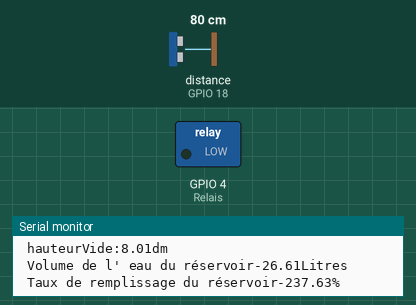
Recording of a sketch running on a simulated ESP32. Shown: switched loads named in the sketch (green lamp = pin HIGH), the last lines printed to the serial monitor. Wiring (inferred from the names in the program): ultrasonic range finder: trigger GPIO 5; echo GPIO 18. Inputs (shaded band) come from the test bench; at power-on: distance to the obstacle (sensor on GPIO 18) 80 cm. The echo pulse lasts 58.3 µs per cm; WiFi joins after 1.5 s; servers stay silent unless stated; the Firebase database answers and starts empty; pins used as bus, display or sensor lines are not drawn.

Above: at 8.0 s.
8.1 s: distance to the obstacle (sensor on GPIO 18) set to 8 cm
9.8 s: distance to the obstacle (sensor on GPIO 18) set to 5 cm
At 11.0 s:
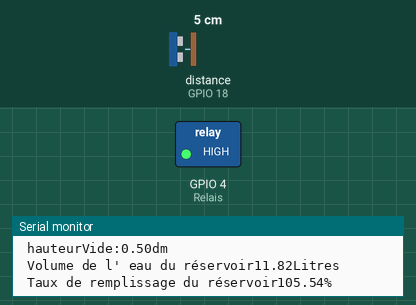
11.5 s: distance to the obstacle (sensor on GPIO 18) set to 12 cm
13.0 s: distance to the obstacle (sensor on GPIO 18) set to 17 cm
At 14.0 s:
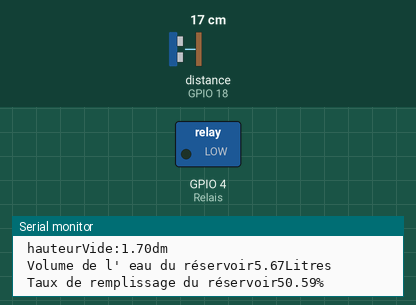
14.8 s: distance to the obstacle (sensor on GPIO 18) set to 2 cm
At 16.3 s:
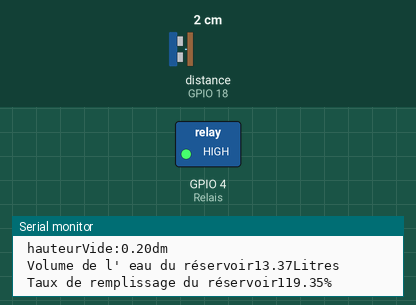
Timing chart, 0 to 17.6 s (numbered marks = the images above; inputs shaded):
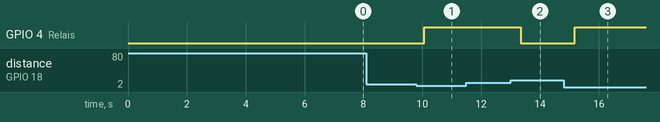

The sketch:

CodeTFC_Nod_.ino
```cpp
//librairies nécéssaires

#include <WiFi.h>
#include <FirebaseESP32.h>

//Parametres de connection de la carte
#define FIREBASE_HOST "gestioneaudb-default-rtdb.firebaseio.com"
#define FIREBASE_AUTH "NDS1Dv3zV5ryBZtqazRrgKFPEL9YtyBnNIzDKuuc"
#define WIFI_SSID "Sam"
#define WIFI_PASSWORD "3265samm"


//Definition de l' objet  FirebaseESP32 data
FirebaseData firebaseData;

FirebaseJson json;

void printResult(FirebaseData &data);
//Création des variables des capteurs
  const int pinTrig = 5;
  const int pinEcho = 18;
  long temps;
  double hauteurTotReservoir = 2.3; //en décimetre
  //double hauteurVideMin = 0.25;
  double hauteurVide; // en décimetre
  double SectionMoyen = 5.12; //en décimetre carré
  double VolumeEau;
  double TauxRamp;
  double hautVideCor;
  //double CapaciteRese = hauteurTotReservoir*SectionMoyen; //en litres
  double CapaciteRese = 11.2; //en litres

 const int Relais = 4;
 int Etat = 0;
void setup()
{

  Serial.begin(115200);

  WiFi.begin(WIFI_SSID, WIFI_PASSWORD);
  Serial.print("Connecting to Wi-Fi");
  while (WiFi.status() != WL_CONNECTED)
  {
    Serial.print(".");
    delay(300);
  }
  Serial.println();
  Serial.print("Connected with IP: ");
  Serial.println(WiFi.localIP());
  Serial.println();

  Firebase.begin(FIREBASE_HOST, FIREBASE_AUTH);
  Firebase.reconnectWiFi(true);
  Firebase.setReadTimeout(firebaseData, 1000 * 60);
  Firebase.setwriteSizeLimit(firebaseData, "tiny");


  String path = "/Test";

  Serial.println("------------------------------------");
  Serial.println("Set double test...");

  for (uint8_t i = 0; i < 10; i++)
  {
    //Also can use Firebase.set instead of Firebase.setDouble
    if (Firebase.setDouble(firebaseData, path + "/Double/Data" + (i + 1), ((i + 1) * 10) + 0.123456789))
    {
      Serial.println("PASSED");
      Serial.println("PATH: " + firebaseData.dataPath());
      Serial.println("TYPE: " + firebaseData.dataType());
      Serial.println("ETag: " + firebaseData.ETag());
      Serial.print("VALUE: ");
      printResult(firebaseData);
      Serial.println("------------------------------------");
      Serial.println();
    }
    else
    {
      Serial.println("FAILED");
      Serial.println("REASON: " + firebaseData.errorReason());
      Serial.println("------------------------------------");
      Serial.println();
    }
  }

  Serial.println("------------------------------------");
  Serial.println("Get double test...");

  for (uint8_t i = 0; i < 10; i++)
  {
    //Also can use Firebase.get instead of Firebase.setInt
    if (Firebase.getInt(firebaseData, path + "/Double/Data" + (i + 1)))
    {
      Serial.println("PASSED");
      Serial.println("PATH: " + firebaseData.dataPath());
      Serial.println("TYPE: " + firebaseData.dataType());
      Serial.println("ETag: " + firebaseData.ETag());
      Serial.print("VALUE: ");
      printResult(firebaseData);
      Serial.println("------------------------------------");
      Serial.println();
    }
    else
    {
      Serial.println("FAILED");
      Serial.println("REASON: " + firebaseData.errorReason());
      Serial.println("------------------------------------");
      Serial.println();
    }
  }

  Serial.println("------------------------------------");
  Serial.println("Push integer test...");

  for (uint8_t i = 0; i < 5; i++)
  {
    //Also can use Firebase.push instead of Firebase.pushInt
    if (Firebase.pushInt(firebaseData, path + "/Push/Int", (i + 1)))
    {
      Serial.println("PASSED");
      Serial.println("PATH: " + firebaseData.dataPath());
      Serial.print("PUSH NAME: ");
      Serial.println(firebaseData.pushName());
      Serial.println("ETag: " + firebaseData.ETag());
      Serial.println("------------------------------------");
      Serial.println();
    }
    else
    {
      Serial.println("FAILED");
      Serial.println("REASON: " + firebaseData.errorReason());
      Serial.println("------------------------------------");
      Serial.println();
    }
  }

  Serial.println("------------------------------------");
  Serial.println("Push JSON test...");

  for (uint8_t i = 5; i < 10; i++)
  {

    json.clear().add("Data" + String(i + 1), i + 1);

    //Also can use Firebase.push instead of Firebase.pushJSON
    //Json string is not support in v 2.6.0 and later, only FirebaseJson object is supported.
    if (Firebase.pushJSON(firebaseData, path + "/Push/Int", json))
    {
      Serial.println("PASSED");
      Serial.println("PATH: " + firebaseData.dataPath());
      Serial.print("PUSH NAME: ");
      Serial.println(firebaseData.pushName());
      Serial.println("ETag: " + firebaseData.ETag());
      Serial.println("------------------------------------");
      Serial.println();
    }
    else
    {
      Serial.println("FAILED");
      Serial.println("REASON: " + firebaseData.errorReason());
      Serial.println("------------------------------------");
      Serial.println();
    }
  }

  Serial.println("------------------------------------");
  Serial.println("Update test...");

  for (uint8_t i = 0; i < 5; i++)
  {

    json.set("Data" + String(i + 1), i + 5.5);

    if (Firebase.updateNode(firebaseData, path + "/float", json))
    {
      Serial.println("PASSED");
      Serial.println("PATH: " + firebaseData.dataPath());
      Serial.println("TYPE: " + firebaseData.dataType());
      //No ETag available
      Serial.print("VALUE: ");
      printResult(firebaseData);
      Serial.println("------------------------------------");
      Serial.println();
    }
    else
    {
      Serial.println("FAILED");
      Serial.println("REASON: " + firebaseData.errorReason());
      Serial.println("------------------------------------");
      Serial.println();
    }


  }
  //initialisation des pins du capteur
  pinMode(pinTrig,OUTPUT);
  pinMode(pinEcho,INPUT);
  pinMode(Relais, OUTPUT);
}


void printResult(FirebaseData &data)
{

  if (data.dataType() == "int")
    Serial.println(data.intData());
  else if (data.dataType() == "float")
    Serial.println(data.floatData(), 5);
  else if (data.dataType() == "double")
    printf("%.9lf\n", data.doubleData());
  else if (data.dataType() == "boolean")
    Serial.println(data.boolData() == 1 ? "true" : "false");
  else if (data.dataType() == "string")
    Serial.println(data.stringData());
  else if (data.dataType() == "json")
  {
    Serial.println();
    FirebaseJson &json = data.jsonObject();
    //Print all object data
    Serial.println("Pretty printed JSON data:");
    String jsonStr;
    json.toString(jsonStr, true);
    Serial.println(jsonStr);
    Serial.println();
    Serial.println("Iterate JSON data:");
    Serial.println();
    size_t len = json.iteratorBegin();
    String key, value = "";
    int type = 0;
    for (size_t i = 0; i < len; i++)
    {
      json.iteratorGet(i, type, key, value);
      Serial.print(i);
      Serial.print(", ");
      Serial.print("Type: ");
      Serial.print(type == FirebaseJson::JSON_OBJECT ? "object" : "array");
      if (type == FirebaseJson::JSON_OBJECT)
      {
        Serial.print(", Key: ");
        Serial.print(key);
      }
      Serial.print(", Value: ");
      Serial.println(value);
    }
    json.iteratorEnd();
  }
  else if (data.dataType() == "array")
  {
    Serial.println();
    //get array data from FirebaseData using FirebaseJsonArray object
    FirebaseJsonArray &arr = data.jsonArray();
    //Print all array values
    Serial.println("Pretty printed Array:");
    String arrStr;
    arr.toString(arrStr, true);
    Serial.println(arrStr);
    Serial.println();
    Serial.println("Iterate array values:");
    Serial.println();
    for (size_t i = 0; i < arr.size(); i++)
    {
      Serial.print(i);
      Serial.print(", Value: ");

      FirebaseJsonData &jsonData = data.jsonData();
      //Get the result data from FirebaseJsonArray object
      arr.get(jsonData, i);
      if (jsonData.typeNum == FirebaseJson::JSON_BOOL)
        Serial.println(jsonData.boolValue ? "true" : "false");
      else if (jsonData.typeNum == FirebaseJson::JSON_INT)
        Serial.println(jsonData.intValue);
      else if (jsonData.typeNum == FirebaseJson::JSON_DOUBLE)
        printf("%.9lf\n", jsonData.doubleValue);
      else if (jsonData.typeNum == FirebaseJson::JSON_STRING ||
               jsonData.typeNum == FirebaseJson::JSON_NULL ||
               jsonData.typeNum == FirebaseJson::JSON_OBJECT ||
               jsonData.typeNum == FirebaseJson::JSON_ARRAY)
        Serial.println(jsonData.stringValue);
    }
  }
}

void loop()
{


 digitalWrite(pinTrig, LOW);
delayMicroseconds(2);
// Sets the trigPin on HIGH state for 10 micro seconds
digitalWrite(pinTrig, HIGH);
delayMicroseconds(10);
digitalWrite(pinTrig, LOW);

  temps = pulseIn(pinEcho,HIGH);
  if(temps > 25000 ){
    Serial.println("Echec de la mesure");
    }
    else {
      temps = temps/2;
      hauteurVide = ( temps*343.4)/100000.0;
      Serial.print(" hauteurVide:");
      Serial.print(hauteurVide);
      Serial.println("dm");
      hautVideCor = hauteurVide-0.51;
      VolumeEau = SectionMoyen*(hauteurTotReservoir-hautVideCor);
      Serial.print(" Volume de l' eau du réservoir");
      Serial.print(VolumeEau);
      Serial.println("Litres");
     TauxRamp = (VolumeEau/CapaciteRese)*100;
     Serial.print(" Taux de remplissage du réservoir");
     Serial.print(TauxRamp);
     Serial.println("%");

    }

    //tranfert de données vers la base de données

delay(10);
  json.set("/volumeDeau",  VolumeEau );
  json.set("/tauxDeRemplissage", TauxRamp );
  Firebase.updateNode(firebaseData,"/GestionEau/Test2",json);
  delay(100);
  //Commande de l' électrovanne d' alimentation du réservoir
  if(Etat == 0 && TauxRamp >= 100)
  {
    Etat =1;
    }
    if(Etat == 1 && TauxRamp <= 60)

  {
    Etat = 0;
    }
    if(Etat == 0)
  {
    digitalWrite(Relais, LOW);
    }
    if(Etat == 1)
  {
    digitalWrite(Relais, HIGH);
    }
  /*
  if(TauxRamp <= 100){
    digitalWrite(Relais, LOW);
     }
    else{
      digitalWrite(Relais, HIGH);
      }
      */
     delay(100);

}
```

Measured:
- the behaviour switches between 7 and 6 cm on distance to the obstacle (sensor on GPIO 18) (found by bisection; images 0 and 1)
- the behaviour switches between 14 and 15 cm on distance to the obstacle (sensor on GPIO 18) (found by bisection; images 1 and 2)
- after the input at 9.8 s, GPIO 4 (Relais): LOW → HIGH after 0.27 s
- after the input at 13.0 s, GPIO 4 (Relais): HIGH → LOW after 0.35 s
- after the input at 14.8 s, GPIO 4 (Relais): LOW → HIGH after 0.37 s
